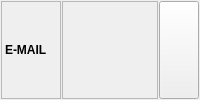
                 <widget class="QFrame" name="fraEmail">
                  <property name="sizePolicy">
                   <sizepolicy hsizetype="Preferred" vsizetype="Maximum">
                    <horstretch>0</horstretch>
                    <verstretch>0</verstretch>
                   </sizepolicy>
                  </property>
                  <property name="frameShape">
                   <enum>QFrame::NoFrame</enum>
                  </property>
                  <property name="frameShadow">
                   <enum>QFrame::Raised</enum>
                  </property>
                  <layout class="QHBoxLayout" name="horizontalLayout_30">
                   <property name="spacing">
                    <number>1</number>
                   </property>
                   <property name="leftMargin">
                    <number>1</number>
                   </property>
                   <property name="topMargin">
                    <number>1</number>
                   </property>
                   <property name="rightMargin">
                    <number>1</number>
                   </property>
                   <property name="bottomMargin">
                    <number>1</number>
                   </property>
                   <item>
                    <widget class="QLabel" name="lblEmailTitle">
                     <property name="sizePolicy">
                      <sizepolicy hsizetype="Fixed" vsizetype="Preferred">
                       <horstretch>0</horstretch>
                       <verstretch>0</verstretch>
                      </sizepolicy>
                     </property>
                     <property name="maximumSize">
                      <size>
                       <width>60</width>
                       <height>16777215</height>
                      </size>
                     </property>
                     <property name="font">
                      <font>
                       <weight>75</weight>
                       <bold>true</bold>
                      </font>
                     </property>
                     <property name="frameShape">
                      <enum>QFrame::StyledPanel</enum>
                     </property>
                     <property name="text">
                      <string>E-MAIL</string>
                     </property>
                    </widget>
                   </item>
                   <item>
                    <widget class="QLabel" name="lblEmail">
                     <property name="font">
                      <font>
                       <weight>75</weight>
                       <bold>true</bold>
                      </font>
                     </property>
                     <property name="frameShape">
                      <enum>QFrame::StyledPanel</enum>
                     </property>
                     <property name="text">
                      <string/>
                     </property>
                     <property name="alignment">
                      <set>Qt::AlignCenter</set>
                     </property>
                    </widget>
                   </item>
                   <item>
                    <widget class="QPushButton" name="btnEmailEdit">
                     <property name="sizePolicy">
                      <sizepolicy hsizetype="Maximum" vsizetype="Preferred">
                       <horstretch>0</horstretch>
                       <verstretch>0</verstretch>
                      </sizepolicy>
                     </property>
                     <property name="maximumSize">
                      <size>
                       <width>40</width>
                       <height>16777215</height>
                      </size>
                     </property>
                     <property name="font">
                      <font>
                       <weight>75</weight>
                       <bold>true</bold>
                      </font>
                     </property>
                     <property name="cursor">
                      <cursorShape>PointingHandCursor</cursorShape>
                     </property>
                     <property name="text">
                      <string/>
                     </property>
                     <property name="icon">
                      <iconset resource="../../resources/DonatForm.qrc">
                       <normaloff>:/InDonat/Forms/images/INT_2.gif</normaloff>:/InDonat/Forms/images/INT_2.gif</iconset>
                     </property>
                    </widget>
                   </item>
                  </layout>
                 </widget>
